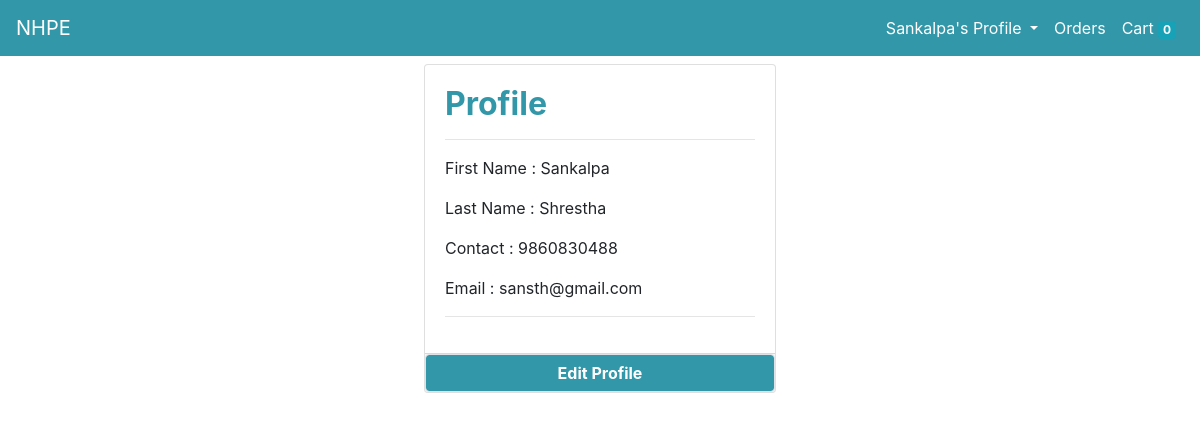
The page /accounts/profile (signed in) on the database its author committed.
### accounts/models.py (models this page shows, shortened)
class Customer(models.Model):
    first_name = models.CharField(max_length=50)
    last_name = models.CharField(max_length=50)
    contact_number = models.CharField(max_length=15)
    email = models.EmailField()
    password = models.CharField(max_length=500)

### accounts/views.py (the view)
# urls.py: path('profile', Profile_View.as_view(), name = 'profile'),
class Profile_View(View):
    @method_decorator(auth_middleware)
    def get(self,request):
        id = request.session.get('customer')
        cust_obj = Customer.objects.get(id = id)
        return render(request, 'profile.html',{'cust':cust_obj})

### accounts/templates/profile.html
{% extends 'base.html' %}
{% load static %}
{% block content %}
{% load cart %}
{% load filters %}
    <div class="container-fluid mt-3">
        <div id="products" class=" mx-auto">
            <div class="row mx-auto">
                <div class="card mx-auto mb-3"  style="width: 22rem;">
                    <div class="card-body">
                        <h2 class="card-title shak">Profile</h2>
                        <hr>
                        <p class="card-text desc"><b>First Name : {{cust.first_name}}</b></p>
                        <p class="card-text desc"><b>Last Name : {{cust.last_name}}</b></p>
                        <p class="card-text desc"><b>Contact : {{cust.contact_number}}</b></p>
                        <p class="card-text desc"><b>Email : {{cust.email}}</b></p>
                        <hr>
                    </div>
                    <div class="card-footer p-0 no-gutters">
                        <a href="/accounts/editprofile" type="submit" class="float-right btn btn-light border form-control" style="color:white; font-weight: bold; background-color: #3297a8;"> Edit Profile </a>
                    </div>
                </div>
            </div>
        </div>
    </div>
{% endblock %}

### templates/base.html (shortened to what this page needs)
{% load static %}
<!doctype html>
<html lang="en">
<head>
    <link rel="stylesheet" href="https://cdn.jsdelivr.net/npm/bootstrap@4.5.3/dist/css/bootstrap.min.css"
>
    <link rel="stylesheet" href="https://cdnjs.cloudflare.com/ajax/libs/font-awesome/4.7.0/css/font-awesome.min.css">
    <link rel="stylesheet" type="text/css" href="{% static '/css/style.css' %}">
</head>
<body>
<div id=navbar>
<nav  class="navbar navbar-expand-lg" >
    <a class="navbar-brand nav23" href="/">NHPE</a>
    <div class="collapse navbar-collapse" id="navbarSupportedContent">
        <ul class="navbar-nav my-2 my-lg-0">
            {% if request.session.customer %}
            <li class="nav-item dropdown">
                <a class="nav-link dropdown-toggle" id="navbarDropdown" role="button" data-toggle="dropdown"
                aria-haspopup="true" aria-expanded="false">
                  {{request.session.name}}'s Profile
                </a>
            </li>
            <li class="nav-item">
                <a class="nav-link" href="/orders">Orders<span class="sr-only">(current)</span></a>
            </li>
            {% endif %}
            <li class="nav-item">
                <a class="nav-link" href="/cart">Cart
                    <span class="badge badge-info">{{request.session.cart.keys|length}}</span>
                    <span class="sr-only">(current)</span></a>
            </li>
        </ul>
    </div>
</nav>
</div>
<br>
<br>
<div id="main">
{% block content %}
{% endblock %}
</div>
</body>
</html>

### static/css/style.css (style rules this page uses)
.navbar { position:fixed; width: 100%; z-index: 1; background-color: #3297a8; }
a { color: white; }
.shak { font-weight: bold; color: #3297a8; }
.desc { font-weight: 200; }

### rows shown on the page
Customer: session.name "Sankalpa", first_name "Sankalpa", last_name "Shrestha", contact_number "9860830488", email "sansth@gmail.com"

### other values the page prints
{{ request.session.cart.keys|length }} "0"
